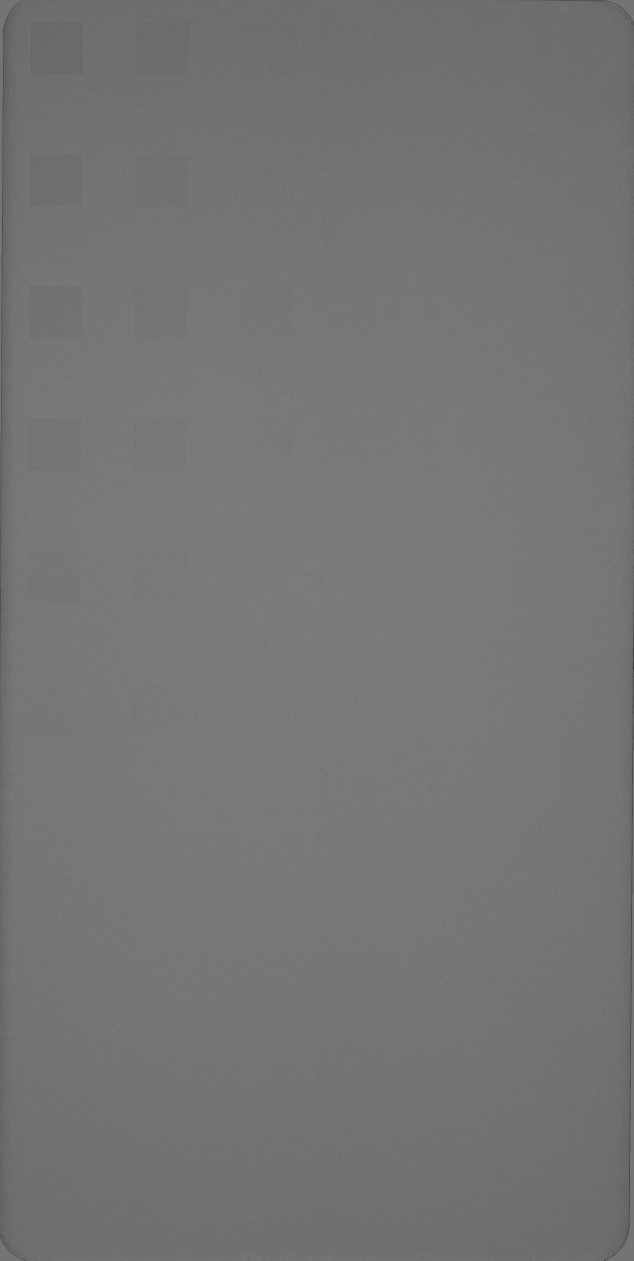
#> input picture processed_data/comp/Pixel2_No4_064_Comp_0_g.jpeg, 2535 x 5041 px (shown at 1/4 size)
$ python data_preprocessor.py
#> lines starting #> are read from the running program, lines starting #| are printed output that depends on the picture
from os import listdir

from PIL import Image
from numpy import asarray, ma
import pandas as pd
import numpy as np
import cv2
from math import sqrt,exp
import matplotlib.pyplot as plt

image_file_name = './Dataset/Pixel2_No4_64_uncomp_1.jpeg'

# Split image into R,G,B three color files
# [76 lines left out: functions split_image_full_colors_to_sgl_color, trim_image, plot_histogram, data_cleaner, not called in this run]


def load_image_file_to_array(file_name):
    data_array = np.array(Image.open(file_name))
    return data_array


# [12 lines left out: function preprocess_image_file, not called in this run]

def distance(point1,point2):
    return sqrt((point1[0]-point2[0])**2 + (point1[1]-point2[1])**2)

def gaussianLP(D0,imgShape):
    base = np.zeros(imgShape[:2])
    rows, cols = imgShape[:2]
    center = (rows/2,cols/2)
    for x in range(cols):
        for y in range(rows):
            base[y,x] = exp(((-distance((y,x),center)**2)/(2*(D0**2))))
    return base

def fft_Gaussian_LowPass_filer(dataset_path, file_name):
#> called with dataset_path = 'processed_data/comp/', file_name = 'Pixel2_No4_064_Comp_0_g.jpeg'
    file_path = dataset_path+'/'+file_name
    fileStr = file_name.split('.')[0]
    output_file_path = 'FFTed_data/'+ fileStr + '_fft.png'
    img = cv2.imread(file_path, cv2.IMREAD_GRAYSCALE)
#> img is the input picture: shape (5041, 2535); min 9, max 255, mean 116.7
    img = cv2.resize(img, dsize=(141, 110), interpolation=cv2.INTER_CUBIC)
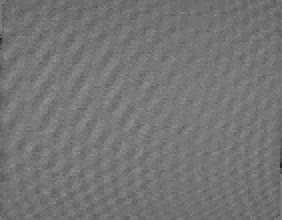
#> img: shape (110, 141) (shown 2 times larger); min 39, max 148, mean 116.7
    original = np.fft.fft2(img)
    center = np.fft.fftshift(original)
    LowPassCenter = center * gaussianLP(50, img.shape)
    LowPass = np.fft.ifftshift(LowPassCenter)
    inverse_LowPass = np.fft.ifft2(LowPass)
    # [7 lines of commented-out code are left out]
    return inverse_LowPass

# [14 lines left out: function resize_image, not called in this run]

def main():
    dataset_path = 'processed_data/comp/'
    imageFileList = listdir(dataset_path)
    file_num = len(imageFileList)
    for i in range(file_num):
        fileNameStr = imageFileList[i]
        file_path = dataset_path+fileNameStr
        if fileNameStr == '.DS_Store':
            continue
        #resize_image(dataset_path, fileNameStr)
        #preprocess_image_file(dataset_path, fileNameStr)
        fft_Gaussian_LowPass_filer(dataset_path, fileNameStr)
#> pass 2 of the loop in main, `for i in range(file_num):`:
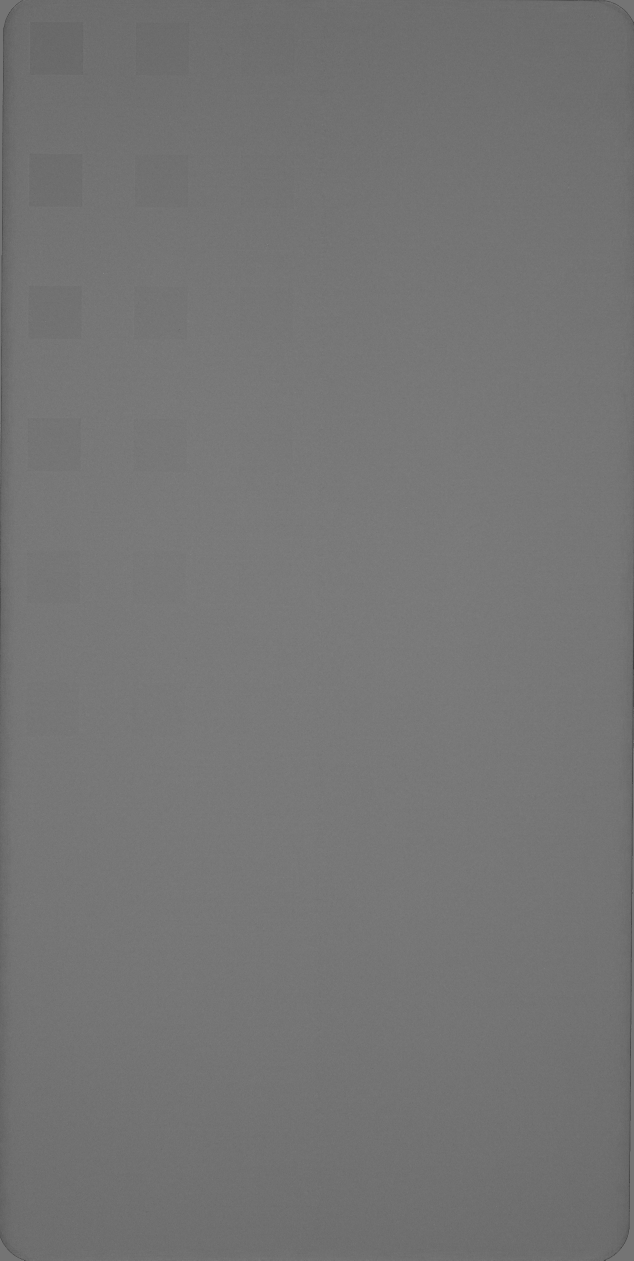
#> input picture processed_data/comp/Pixel2_No4_064_Comp_1_g.jpeg, 2535 x 5041 px (shown at 1/4 size)
#> in fft_Gaussian_LowPass_filer, img is the input picture: shape (5041, 2535); min 13, max 255, mean 116.5
#> in fft_Gaussian_LowPass_filer (call 2), `img = cv2.resize(img, dsize=(141, 110), interpolation=cv2.INTER_CUBIC)`:
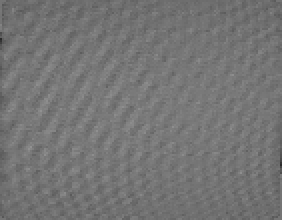
#> img: shape (110, 141) (shown 2 times larger); min 43, max 146, mean 116.5
#> pass 3 of the loop in main, `for i in range(file_num):`:
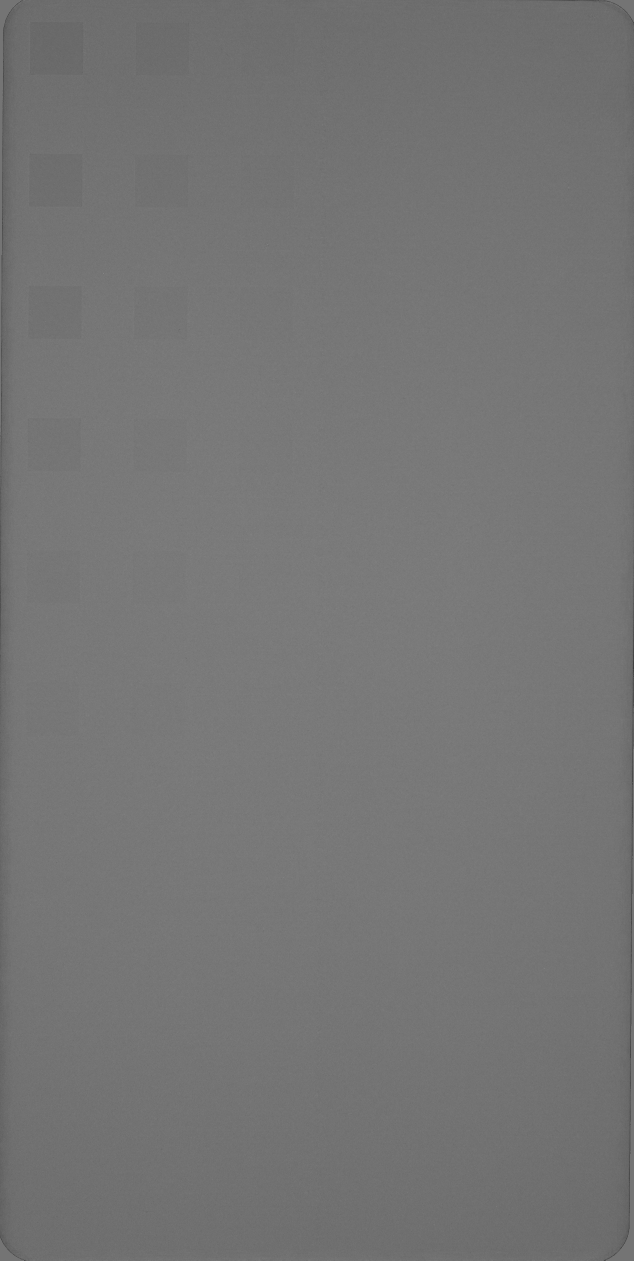
#> input picture processed_data/comp/Pixel2_No4_064_Comp_2_g.jpeg, 2535 x 5041 px (shown at 1/4 size)
#> in fft_Gaussian_LowPass_filer, img is the input picture: shape (5041, 2535); min 10, max 255, mean 116.7
#> in fft_Gaussian_LowPass_filer (call 3), `img = cv2.resize(img, dsize=(141, 110), interpolation=cv2.INTER_CUBIC)`:
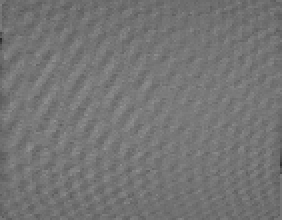
#> img: shape (110, 141) (shown 2 times larger); min 42, max 146, mean 116.7

    dataset_path = 'processed_data/uncomp/'
#> (the run stopped early here; a loop or call above may not have finished)
